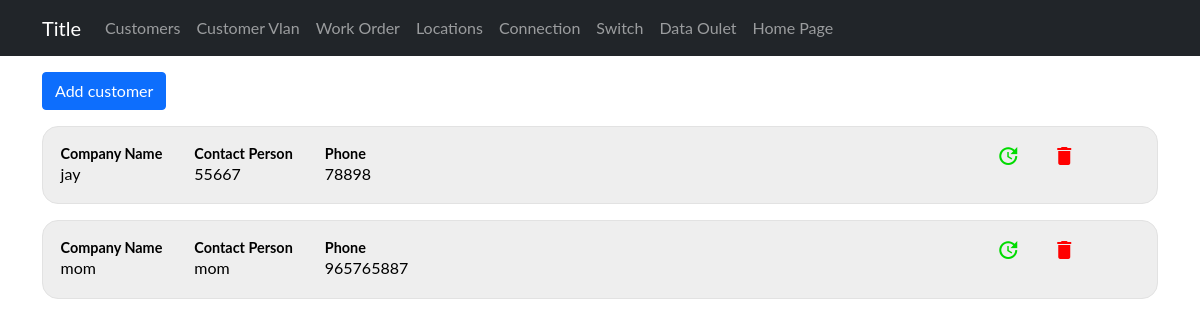
/devices/customers, run on the app's committed database.
### sitadevices/models.py (models this page shows, shortened)
class Customer(models.Model):
    company_name = models.CharField(max_length=255)
    contact_person = models.CharField(max_length=255)
    email = models.EmailField()
    phone = models.IntegerField()
    active = models.CharField(choices=yesno, max_length=200)
    submitted_date_time = models.DateTimeField(default=timezone.now)

### sitadevices/views.py (the view)
# urls.py: path('customers', CustomerViews, name='customerlist'),
def CustomerViews(request):
    customer = Customer.objects.all()
    dic = {
        'customer': customer,
    }
    return render(request, 'admin/Customer.html', {'dic': dic})

### sitadevices/templates/admin/Customer.html
{% extends 'admin/base1.html' %}
{% block content %}
<div class="container">
    <a href="{%url 'device:customerinp' %}"><button type="button" class="btn btn-primary mt-3">  Add customer</button></a>
{% for customer in dic.customer %}
    <div class="grid">
        <a href="{%url 'device:customerind' customer.id%}">
            <div class="flex">
                <div class="margin-right">
                    <h4 class="list-title">Company Name</h4>
                    <p>{{customer.company_name}}</p>
                </div>
                <div class="margin-right">
                    <h4 class="list-title">Contact Person</h4>
                    <p>{{customer.contact_person}}</p>
                </div>
                <div class="margin-right">
                    <h4 class="list-title">Phone</h4>
                    <p>{{customer.phone}}</p>
                </div>
            </div>
        </a>
        <div class="delupd">
            <a class="upd"href="{%url 'device:customerupd' customer.id%}"><span class="material-icons md-36">update</span></a>
            <a class="del" href="{%url 'device:customerdel' customer.id%}"><span class="material-icons md-36">delete</span></a>
        </div>
    </div>
{% endfor %}
</div>
{% endblock  %}

### static/Css/devices/styles.css (style rules this page uses)
h1,h2,h3,h4,p,a { margin:0; padding:0; }
a { text-decoration: none; color: black; }
.grid { display:grid; grid-template-columns: 80% 20% ; border-radius: 1rem; border: 0.5px solid rgb(226, 226, 226); background-color: rgb(238, 238, 238); margin-top: 1em; transition: 0.5s; padding:0.1rem; }
.flex { display:flex; flex-direction: row; padding:1rem; }
.delupd { display: flex; flex-direction: row; align-content: center; justify-content: center; gap: 2rem; margin-right:1em; }
.del { padding-top: 15px; color:red; }
.upd { padding-top: 15px; color: rgb(0, 219, 0); }
.list-title { font-size: 0.9rem; font-weight: bold; }
.margin-right { margin-right: 2rem; }

### sitadevices/templates/admin/base1.html (style rules this page uses)
body { font-family: "Lato", sans-serif; }

### data on the page
Customer: company_name "jay", contact_person "55667", phone "78898"
Customer: company_name "mom", contact_person "mom", phone "965765887"
